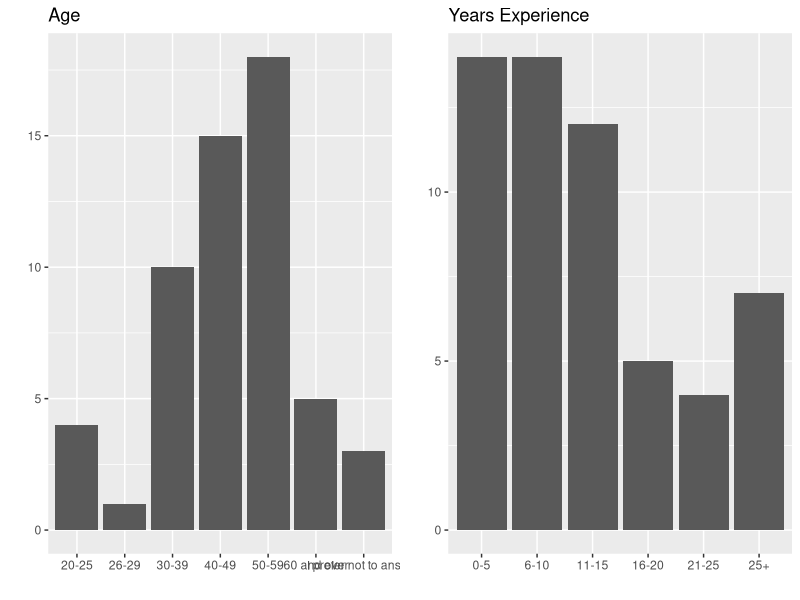
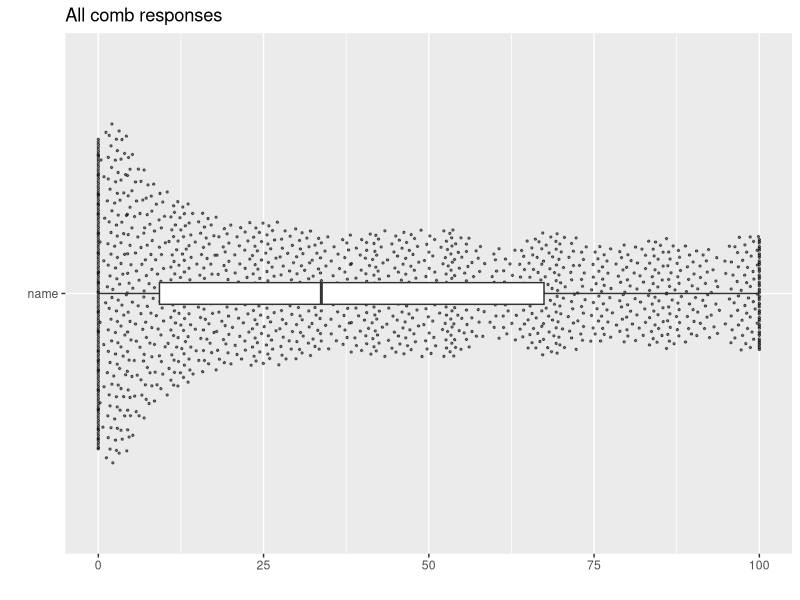

These figures' R source, in order:
## ---- chunk 1
#| echo: false
#| warning: false

library(ggplot2)
library(gridExtra)
library(ggbeeswarm)
library(dplyr)
library(tidyr)
library(stringr)
library(skimr)
library(lubridate)
library(knitr)

#responses <- read.csv("../data/raw/cyber_expertise_diversity_survey_responses.csv") |> 
#  mutate(recorded_date = dmy_hm(recorded_date))

# sorry for changing this, for some reason I just could not get relative paths working
responses <- read.csv('../data/raw/cyber_expertise_diversity_survey_responses.csv') |> 
  mutate(recorded_date = dmy_hm(recorded_date))


scenarios <- read.csv("../data/raw/cyber_expertise_diversity_survey_scenarios.csv")

## ---- chunk 2
#| echo: false
#| warning: false

age <- ggplot(responses, aes(age)) +
          geom_bar() +
          xlab('') + 
          ylab('') +
          ggtitle('Age')

exp <- ggplot(responses, aes(cut(responses$years_experience, c(-Inf, 5, 10, 15, 20, 25, Inf), c('0-5', '6-10', '11-15', '16-20', '21-25', '25+')))) +
          geom_bar() +
          xlab('') + 
          ylab('') +
          ggtitle('Years Experience')

grid.arrange(age, exp, nrow = 1)

## ---- chunk 3
#| echo: false
#| warning: false


# this might not be the neatest way to create this table, but I was thinking about
# how the code to create the table could be in the report without it revealing
# any of the categories we are suppressing

# First make a table of sectors, then set sector names as charecters (otherwise,
# replace will not work with factors), then set 3 or below to other, then group
# and count results

industry_table <- data.frame(table(responses$organisation_sector))
industry_table$Var1 <- industry_table$Var1 <- as.character(industry_table$Var1)
industry_table$Var1 <- replace(industry_table$Var1, industry_table$Freq <= 3, 'Other (low n)')
industry_table <- industry_table %>% group_by(Var1) %>% summarise(Freq=sum(Freq))

# order and set col names
industry_table <- industry_table %>% arrange(desc(Freq))
colnames(industry_table) <- c('Industry Sector', 'Number of respondents')

kable(industry_table)

## ---- chunk 4
#| echo: false
#| warning: false

org_size <- data.frame(table(responses$organisation_size))

org_size <- org_size %>% arrange(factor(Var1, levels=c('Large (250 employees or more)',
                                           'Medium (50 to 249 employees)',
                                           'Small (10 to 49 employees)',
                                           'Micro (1 to 9 employees)')))

colnames(org_size) <- c('Organisation Size', 'Number of respondents')

kable(org_size)

## ---- chunk 5
#| echo: false
#| warning: false

response_all <- responses[8:33]

response_all <- pivot_longer(response_all, 
                                cols = names(response_all), 
                                values_to = 'all_points')

response_all$all_name <-  'name'
# chopping off the name variable
response_all$name <- gsub("expertise_comb_", '', response_all$name)
# 87 NAs
response_all <- drop_na(response_all)

ggplot(response_all, aes(all_points, all_name)) +
  geom_quasirandom(size= 0.5, alpha=0.5) +
  geom_boxplot(width=0.05) +
  xlab('') + 
  ylab('') +
  ggtitle('All comb responses')
